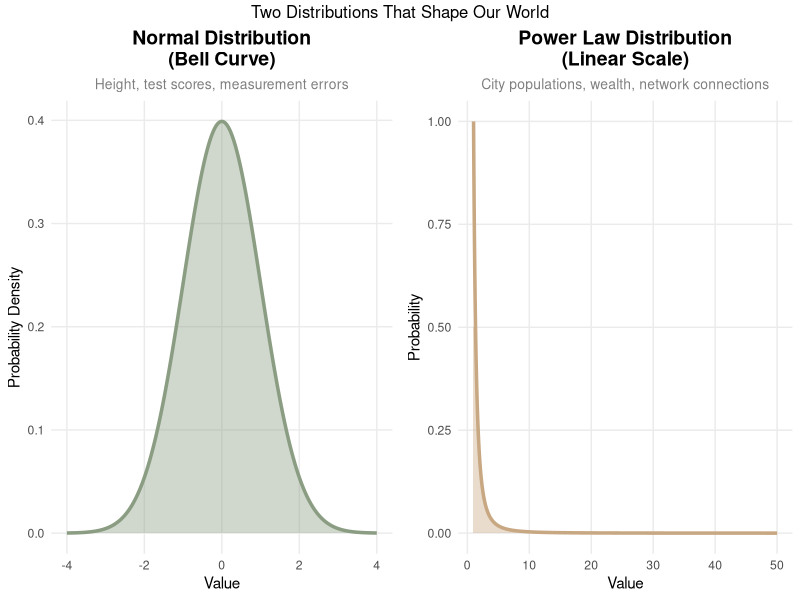
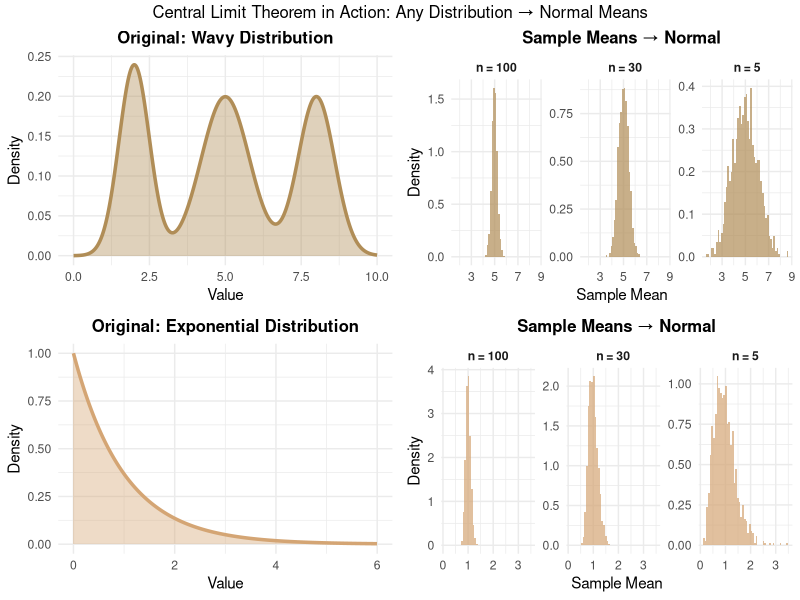

Generate these figures, in order, with R:
## ---- chunk 1
knitr::opts_chunk$set(echo = FALSE)
#bibliography: references.bib
## ---- chunk 2
library(ggplot2)
library(gridExtra)
library(scales)

# Create data for normal distribution
x_normal = seq(-4, 4, length.out = 1000)
y_normal = dnorm(x_normal, mean = 0, sd = 1)
normal_data = data.frame(x = x_normal, y = y_normal, type = "Normal Distribution")

# Create data for power law distribution (linear scale)
x_power = seq(1, 50, length.out = 1000)
alpha = 2.5
y_power = x_power^(-alpha)
power_data = data.frame(x = x_power, y = y_power, type = "Power Law Distribution")

# Plot normal distribution
p1 = ggplot(normal_data, aes(x = x, y = y)) +
  geom_line(color = "#8B9D83", size = 1.2) +
  geom_area(fill = "#8B9D83", alpha = 0.4) +
  labs(title = "Normal Distribution\n(Bell Curve)",
       subtitle = "Height, test scores, measurement errors",
       x = "Value", y = "Probability Density") +
  theme_minimal() +
  theme(
    plot.title = element_text(size = 14, face = "bold", hjust = 0.5),
    plot.subtitle = element_text(size = 10, hjust = 0.5, color = "gray50"),
    panel.grid.minor = element_blank()
  )

# Plot power law distribution (linear scale)
p2 = ggplot(power_data, aes(x = x, y = y)) +
  geom_line(color = "#C8A882", size = 1.2) +
  geom_area(fill = "#C8A882", alpha = 0.4) +
  labs(title = "Power Law Distribution\n(Linear Scale)",
       subtitle = "City populations, wealth, network connections",
       x = "Value", y = "Probability") +
  theme_minimal() +
  theme(
    plot.title = element_text(size = 14, face = "bold", hjust = 0.5),
    plot.subtitle = element_text(size = 10, hjust = 0.5, color = "gray50"),
    panel.grid.minor = element_blank()
  )

# Combine plots
grid.arrange(p1, p2, ncol = 2, top = "Two Distributions That Shape Our World")
## ---- chunk 3
library(ggplot2)
library(gridExtra)

# Set seed for reproducibility
set.seed(42)

# Function to create samples and calculate means
create_clt_data = function(original_dist, sample_sizes, n_samples = 1000) {
  results = list()
  
  for (i in seq_along(sample_sizes)) {
    n = sample_sizes[i]
    sample_means = replicate(n_samples, {
      if (original_dist == "wavy") {
        # Create a wavy/multimodal distribution
        mixture = sample(1:3, n, replace = TRUE, prob = c(0.3, 0.4, 0.3))
        values = numeric(n)
        values[mixture == 1] = rnorm(sum(mixture == 1), mean = 2, sd = 0.5)
        values[mixture == 2] = rnorm(sum(mixture == 2), mean = 5, sd = 0.8)
        values[mixture == 3] = rnorm(sum(mixture == 3), mean = 8, sd = 0.6)
        mean(values)
      } else if (original_dist == "exponential") {
        mean(rexp(n, rate = 1))
      } else if (original_dist == "powerlaw") {
        # Approximate power law using Pareto distribution
        shape = 2.5
        mean((1/runif(n))^(1/shape))
      }
    })
    
    results[[i]] = data.frame(
      means = sample_means,
      sample_size = paste("n =", n),
      dist = original_dist
    )
  }
  
  do.call(rbind, results)
}

# Create original distributions for display
x_orig = seq(0, 10, length.out = 1000)

# Original wavy/multimodal distribution
wavy_orig = data.frame(
  x = x_orig,
  y = 0.3 * dnorm(x_orig, 2, 0.5) + 0.4 * dnorm(x_orig, 5, 0.8) + 0.3 * dnorm(x_orig, 8, 0.6),
  type = "Original: Wavy (Trimodal)"
)

# Original exponential distribution  
exp_orig = data.frame(
  x = x_orig,
  y = dexp(x_orig, rate = 1),
  type = "Original: Exponential"
)

# Sample sizes to demonstrate CLT
sample_sizes = c(5, 30, 100)

# Generate CLT data
wavy_clt = create_clt_data("wavy", sample_sizes)
exp_clt = create_clt_data("exponential", sample_sizes)

# Plot original wavy distribution
p_wavy_orig = ggplot(wavy_orig, aes(x = x, y = y)) +
  geom_line(color = "#B08D57", size = 1.2) +
  geom_area(fill = "#B08D57", alpha = 0.4) +
  labs(title = "Original: Wavy Distribution", x = "Value", y = "Density") +
  theme_minimal() +
  theme(plot.title = element_text(size = 12, face = "bold", hjust = 0.5))

# Plot CLT for wavy
p_wavy_clt = ggplot(wavy_clt, aes(x = means)) +
  geom_histogram(aes(y = ..density..), bins = 50, fill = "#B08D57", alpha = 0.7) +
  facet_wrap(~sample_size, scales = "free_y") +
  labs(title = "Sample Means → Normal", 
       x = "Sample Mean", y = "Density") +
  theme_minimal() +
  theme(
    plot.title = element_text(size = 12, face = "bold", hjust = 0.5),
    strip.text = element_text(face = "bold")
  )

# Plot original exponential distribution
p_exp_orig = ggplot(exp_orig, aes(x = x, y = y)) +
  geom_line(color = "#D4A574", size = 1.2) +
  geom_area(fill = "#D4A574", alpha = 0.4) +
  xlim(0, 6) +
  labs(title = "Original: Exponential Distribution", x = "Value", y = "Density") +
  theme_minimal() +
  theme(plot.title = element_text(size = 12, face = "bold", hjust = 0.5))

# Plot CLT for exponential
p_exp_clt = ggplot(exp_clt, aes(x = means)) +
  geom_histogram(aes(y = ..density..), bins = 50, fill = "#D4A574", alpha = 0.7) +
  facet_wrap(~sample_size, scales = "free_y") +
  labs(title = "Sample Means → Normal", 
       x = "Sample Mean", y = "Density") +
  theme_minimal() +
  theme(
    plot.title = element_text(size = 12, face = "bold", hjust = 0.5),
    strip.text = element_text(face = "bold")
  )

# Arrange all plots
grid.arrange(
  p_wavy_orig, p_wavy_clt,
  p_exp_orig, p_exp_clt,
  ncol = 2, nrow = 2,
  top = "Central Limit Theorem in Action: Any Distribution → Normal Means"
)
